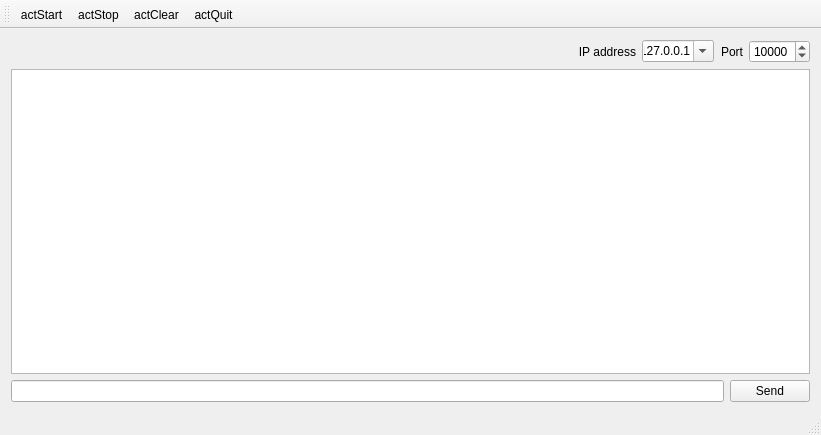
<?xml version="1.0" encoding="UTF-8"?>
<ui version="4.0">
 <class>ExTcpServer</class>
 <widget class="QMainWindow" name="ExTcpServer">
  <property name="geometry">
   <rect>
    <x>0</x>
    <y>0</y>
    <width>821</width>
    <height>435</height>
   </rect>
  </property>
  <property name="windowTitle">
   <string>ExTcpServer</string>
  </property>
  <widget class="QWidget" name="centralWidget">
   <layout class="QVBoxLayout" name="verticalLayout">
    <item>
     <layout class="QHBoxLayout" name="horizontalLayout">
      <item>
       <spacer name="horizontalSpacer">
        <property name="orientation">
         <enum>Qt::Horizontal</enum>
        </property>
        <property name="sizeHint" stdset="0">
         <size>
          <width>40</width>
          <height>20</height>
         </size>
        </property>
       </spacer>
      </item>
      <item>
       <widget class="QLabel" name="labIP">
        <property name="text">
         <string>IP address</string>
        </property>
        <property name="alignment">
         <set>Qt::AlignRight|Qt::AlignTrailing|Qt::AlignVCenter</set>
        </property>
       </widget>
      </item>
      <item>
       <widget class="QComboBox" name="comboBox">
        <property name="editable">
         <bool>true</bool>
        </property>
        <property name="currentText">
         <string>127.0.0.1</string>
        </property>
       </widget>
      </item>
      <item>
       <widget class="QLabel" name="labPort">
        <property name="text">
         <string>Port</string>
        </property>
        <property name="alignment">
         <set>Qt::AlignRight|Qt::AlignTrailing|Qt::AlignVCenter</set>
        </property>
       </widget>
      </item>
      <item>
       <widget class="QSpinBox" name="spinBox">
        <property name="maximum">
         <number>65000</number>
        </property>
        <property name="value">
         <number>10000</number>
        </property>
       </widget>
      </item>
     </layout>
    </item>
    <item>
     <widget class="QPlainTextEdit" name="plainTextEdit"/>
    </item>
    <item>
     <layout class="QHBoxLayout" name="horizontalLayout_2">
      <item>
       <widget class="QLineEdit" name="lineEdit"/>
      </item>
      <item>
       <widget class="QPushButton" name="btnSend">
        <property name="text">
         <string>Send</string>
        </property>
       </widget>
      </item>
     </layout>
    </item>
   </layout>
  </widget>
  <widget class="QMenuBar" name="menuBar">
   <property name="geometry">
    <rect>
     <x>0</x>
     <y>0</y>
     <width>821</width>
     <height>20</height>
    </rect>
   </property>
  </widget>
  <widget class="QToolBar" name="mainToolBar">
   <property name="toolButtonStyle">
    <enum>Qt::ToolButtonFollowStyle</enum>
   </property>
   <attribute name="toolBarArea">
    <enum>TopToolBarArea</enum>
   </attribute>
   <attribute name="toolBarBreak">
    <bool>false</bool>
   </attribute>
   <addaction name="actStart"/>
   <addaction name="actStop"/>
   <addaction name="actClear"/>
   <addaction name="actQuit"/>
  </widget>
  <widget class="QStatusBar" name="statusBar"/>
  <action name="actStart">
   <property name="icon">
    <iconset resource="resources.qrc">
     <normaloff>:/Icons/Image6.png</normaloff>:/Icons/Image6.png</iconset>
   </property>
   <property name="text">
    <string>actStart</string>
   </property>
   <property name="toolTip">
    <string>actStart</string>
   </property>
  </action>
  <action name="actStop">
   <property name="icon">
    <iconset resource="resources.qrc">
     <normaloff>:/Icons/Image3.png</normaloff>:/Icons/Image3.png</iconset>
   </property>
   <property name="text">
    <string>actStop</string>
   </property>
   <property name="toolTip">
    <string>actStop</string>
   </property>
  </action>
  <action name="actClear">
   <property name="icon">
    <iconset resource="resources.qrc">
     <normaloff>:/Icons/Image1.png</normaloff>:/Icons/Image1.png</iconset>
   </property>
   <property name="text">
    <string>actClear</string>
   </property>
   <property name="toolTip">
    <string>actClear</string>
   </property>
  </action>
  <action name="actQuit">
   <property name="icon">
    <iconset resource="resources.qrc">
     <normaloff>:/Icons/Image2.jpg</normaloff>:/Icons/Image2.jpg</iconset>
   </property>
   <property name="text">
    <string>actQuit</string>
   </property>
   <property name="toolTip">
    <string>actQuit</string>
   </property>
  </action>
 </widget>
 <layoutdefault spacing="6" margin="11"/>
 <resources>
  <include location="resources.qrc"/>
 </resources>
 <connections/>
</ui>
